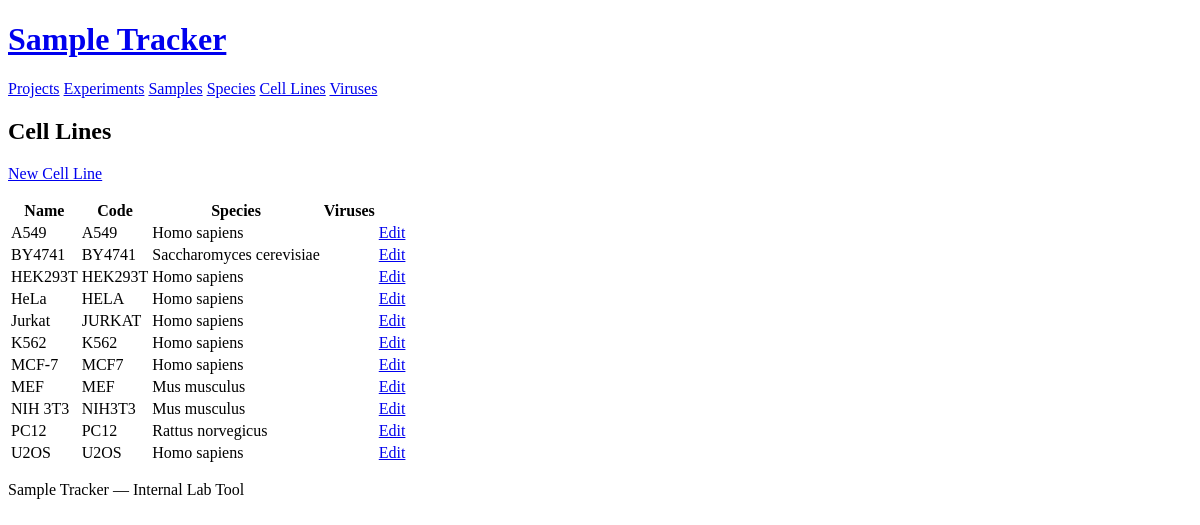
The app's page /cell-lines with its own data.
### models.py (models this page shows)
class CellLine(db.Model):
    __tablename__ = "cell_line"
    id = db.Column(db.Integer, primary_key=True, autoincrement=True)
    cell_line_name = db.Column(db.Text, nullable=False)
    cell_line_code = db.Column(db.Text)
    species_id = db.Column(db.Integer, db.ForeignKey("species.id"))
    species = db.relationship("Species", back_populates="cell_lines")
    viruses = db.relationship("Virus", secondary=cell_line_virus, backref="cell_lines")

class Species(db.Model):
    __tablename__ = "species"
    id = db.Column(db.Integer, primary_key=True, autoincrement=True)
    species_name = db.Column(db.Text, nullable=False)
    species_taxon = db.Column(db.Text)
    cell_lines = db.relationship("CellLine", back_populates="species")

### app.py (the view)
@app.route("/cell-lines")
def cell_line_list():
    cell_lines = CellLine.query.order_by(CellLine.cell_line_name).all()
    return render_template("cell_line/list.html", cell_lines=cell_lines)

### templates/cell_line/list.html (shortened to what this page needs)
{% extends "base.html" %}
{% block content %}
<h2>Cell Lines</h2>
<p><a href="{{ url_for('cell_line_create') }}" role="button">New Cell Line</a></p>
<table>
  <thead>
    <tr>
      <th>Name</th>
      <th>Code</th>
      <th>Species</th>
      <th>Viruses</th>
      <th></th>
    </tr>
  </thead>
  <tbody>
    {% for cl in cell_lines %}
    <tr>
      <td>{{ cl.cell_line_name }}</td>
      <td>{{ cl.cell_line_code or '' }}</td>
      <td>{{ cl.species.species_name if cl.species else '' }}</td>
      <td>{{ cl.viruses | map(attribute='name') | join(', ') }}</td>
      <td><a href="{{ url_for('cell_line_edit', id=cl.id) }}">Edit</a></td>
    </tr>
    {% else %}
    <tr><td colspan="5">No cell lines found.</td></tr>
    {% endfor %}
  </tbody>
</table>
{% endblock %}

### records on screen
CellLine: cell_line_name "A549", cell_line_code "A549", species "Homo sapiens"
CellLine: cell_line_name "BY4741", cell_line_code "BY4741", species "Saccharomyces cerevisiae"
CellLine: cell_line_name "HEK293T", cell_line_code "HEK293T", species "Homo sapiens"
CellLine: cell_line_name "HeLa", cell_line_code "HELA", species "Homo sapiens"
CellLine: cell_line_name "Jurkat", cell_line_code "JURKAT", species "Homo sapiens"
CellLine: cell_line_name "K562", cell_line_code "K562", species "Homo sapiens"
CellLine: cell_line_name "MCF-7", cell_line_code "MCF7", species "Homo sapiens"
CellLine: cell_line_name "MEF", cell_line_code "MEF", species "Mus musculus"
CellLine: cell_line_name "NIH 3T3", cell_line_code "NIH3T3", species "Mus musculus"
CellLine: cell_line_name "PC12", cell_line_code "PC12", species "Rattus norvegicus"
CellLine: cell_line_name "U2OS", cell_line_code "U2OS", species "Homo sapiens"
